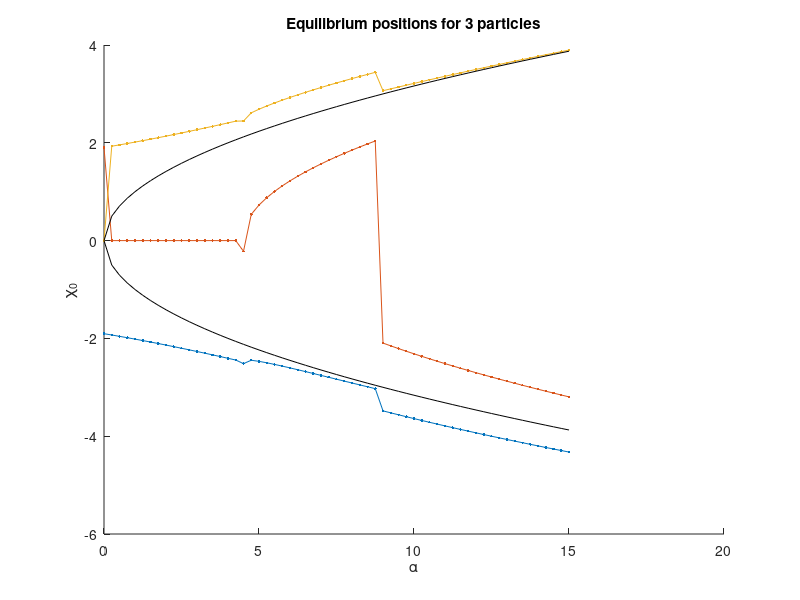

This chart was generated by the following MATLAB code: (Note: this script raises an error after producing the figure.)
clc
clear all

disp('3 particle tunneling splitting calculation.')
tic
% 3 particle Equilibrium positions

Nx      = 90;
Nx^3
alpha   = 0:0.25:15;
eta     = 20;
Eq_Pos  = [];
Beta    = 10^-5;

Eq_pos_3 = [];

for i = 1:length(alpha)
    a = alpha(i);
    Potential = @(x) 0.25 * (x(1)^2 - a)^2 + 0.25 * (x(2)^2 - a)^2 + 0.25 * (x(3)^2 - a)^2 + eta/abs(x(1) - x(2)) + eta/abs(x(1) - x(3)) + eta/abs(x(2) - x(3));
    % options = optimset('Display','iter','PlotFcns',@optimplotfval, 'TolFun', 1e-8, 'TolX', 1e-8);
   options = optimset('TolFun', 1e-12, 'TolX', 1e-12, 'MaxFunEvals', 10^6, 'MaxIter', 10^6);
    x_start = [-sqrt(a)-1 -sqrt(a)+1 sqrt(a)];
    [x0, fval0] = fminsearch(Potential, x_start, options);
    Eq_pos_3(i, :) = x0;
    FuncVal(i) = fval0;
end

disp('Done with 3 particles')

figure(1)
clf(figure(1))
hold on
title('Equilibrium positions for 3 particles')
xlabel('\alpha')
ylabel('\chi_0')
plot(alpha, Eq_pos_3(:, 1), '.-', 'DisplayName', '1st particle')
plot(alpha, Eq_pos_3(:, 2), '.-', 'DisplayName', '2nd particle')
plot(alpha, Eq_pos_3(:, 3), '.-', 'DisplayName', '3rd particle')
plot(alpha, sqrt(alpha), 'k')
plot(alpha, -sqrt(alpha), 'k')
yline(0)
legend
hold off


figure(2)
clf(figure(2))
hold on
title('Value of the minima of the function')
xlabel('\alpha')
ylabel('Fvals')
plot(alpha, FuncVal,                  'DisplayName', 'Function value')
% plot(alpha, (Eq_pos - sqrt(alpha)))
set(gca, 'Yscale', 'log')
yline(min(FuncVal))
hold off

%%

XMin    = -10;
XMax    = 10;


x = linspace(XMin, XMax, Nx);
dx = x(2) - x(1);

K = -1/(2 * dx^2);

for i = 1:Nx
    if i == 1
        KineticMtx(i, i)        = -2 * K;
    else
        KineticMtx(i - 1, i)    = 1 * K;
        KineticMtx(i, i - 1)    = 1 * K;
    end


end
KineticMtx = sparse(KineticMtx);

K1      = kron(kron(KineticMtx, speye(Nx)), speye(Nx));
K2      = kron(speye(Nx), kron(KineticMtx, speye(Nx)));
K3      = kron(speye(Nx), kron(speye(Nx), KineticMtx));
KineticMtx = K1 + K2 + K3;

for i = 1:length(alpha)
    PotentialMtx = sparse(zeros(Nx));
    
    U = 0.25 * (x.^2 - alpha(i)).^2;
    PotentialMtx = sparse(diag(U));
    
    U1 = kron(kron(PotentialMtx, speye(Nx)), speye(Nx));
    U2 = kron(speye(Nx), kron(PotentialMtx, speye(Nx)));
    U3 = kron(kron(speye(Nx), speye(Nx)), PotentialMtx);
    PotentialMtx = U1 + U2 + U3;
    
    Hamiltonian = KineticMtx + PotentialMtx;
    
    X_matrix    = sparse(diag(x));
    X1          = kron(X_matrix, kron(speye(Nx), speye(Nx)));
    X2          = kron(speye(Nx), kron(X_matrix, speye(Nx)));
    X3          = kron(kron(speye(Nx), speye(Nx)), X_matrix);
    
    X12 = diag(X1) - diag(X2);
    X13 = diag(X1) - diag(X3);
    X23 = diag(X2) - diag(X3);

    InteractionMtx = eta ./ sqrt(X12.^2 + Beta^2) + eta ./ sqrt(X13.^2 + Beta^2) + eta ./ sqrt(X23.^2 + Beta^2);
    InteractionMtx = sparse(1:Nx^3, 1:Nx^3, InteractionMtx);
    
    Hamiltonian = Hamiltonian + InteractionMtx;
    
    Hamiltonian = (Hamiltonian + Hamiltonian') * 0.5;
    
    Temp_Proj = zeros(Nx^3, 3);
    
    k = 1;
    for j = 1:Nx^3
        if (X12(j) < -eps) && (X23(j) < -eps)
            Temp_Proj(k, :) = [k, j, 1];
            k = k + 1;
        end
    end

    Temp_Proj = Temp_Proj(1:(k-1), :);
    Projector = sparse(Temp_Proj(:, 1), Temp_Proj(:, 2), Temp_Proj(:, 3), k - 1, Nx^3);

    Hamiltonian = Projector * Hamiltonian * Projector';

    [Psi, E]    = eigs(Hamiltonian, 2, 'sa');
    Spectrum    = diag(E);
    dE(i)       = Spectrum(2) - Spectrum(1);
    disp('ok')
end
%%
toc
figure(3)
clf(figure(3))
hold on
plot(alpha, dE, '.-', 'DisplayName', 'Nx = 200')
set(gca, 'Yscale', 'log')
legend
hold off
clear data
data(:, 1) = alpha;
data(:, 2) = dE;

name = ['EDSplitting_3_particles_restricted_Nx_' num2str(Nx) '_beta_' num2str(Beta)];
save(name, 'data');



